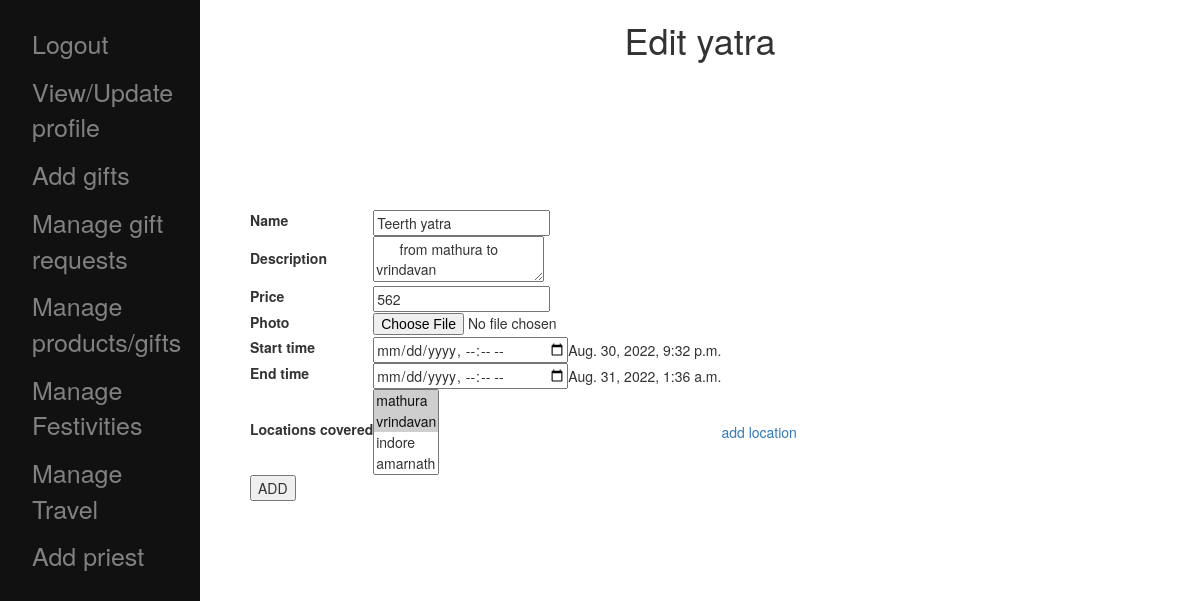
The app's page /adminn/edit_yatra/2 with its own data.
### main_app/models.py (models this page shows, shortened)
class travel(models.Model):
    name=models.CharField(max_length=50)
    description=models.TextField()
    start_date=models.DateTimeField()
    end_date=models.DateTimeField()
    price=models.IntegerField()
    locations_covered=models.ManyToManyField(location)
    photo=models.ImageField(null=True)

### main_app/views.py (the view, shortened to what this page needs)
# urls.py: path('adminn/edit_yatra/<int:pid>',views.edit_yatra_admin),
def edit_yatra_admin(request,pid):
    yatra=travel.objects.get(id=int(pid))
    all_locations=location.objects.all()
    yatra_locations=yatra.locations_covered.all()
    other_locations=[]
    for locat in all_locations:
        if locat not in yatra_locations:
            other_locations.append(locat)
    return render(request,'admin/edit_yatra.html',{'yatra':yatra,'other_locations':other_locations})

### templates/admin/edit_yatra.html (shortened to what this page needs)
{% extends 'addons/sidenav.html'%}
{% block mymessage %}
      <div class="main">
           <h1 style="text-align:center">Edit yatra</h1>
           <table style="margin-left:5%;">
    <form method="post" enctype="multipart/form-data" >
      <tr>
        <td><label for="name"> Name</label></td>
        <td><input type="text" name="name" id="name" value="{{yatra.name}}" required ></td> <br></tr>
        <tr>
          <td><label for="description"> Description</label></td>
            <td><textarea name="description" id="name"  required> {{yatra.description}}</textarea></td> <br></tr>
        <tr>
              <td><label for="price"> Price</label></td>
                <td><input type="number" name="price" id="name" value="{{yatra.price}}" required > </td><br></tr>
        <tr>
          <td><label for="photo"> Photo</label></td>
            <td><input type="file" name="photo" id="name" value="{{yatra.photo}}"  ></td> <br>
      </tr>
      <tr>
        <td><label for="start"> Start time</label></td>
          <td><input type="datetime-local" name="start" id="name" value="{{yatra.start_date}}" >{{yatra.start_date}}</td> <br>
    </tr>
    <tr>
        <td><label for="end"> End time</label></td>
          <td><input type="datetime-local" name="end" id="name" value="{{yatra.end_date}}"  >{{yatra.end_date}}</td> <br>
    </tr>
      <tr>
        <td><label for="locations"> Locations covered</label></td>
          <td><select name="locations" id="name" multiple required >
            {% for location in yatra.locations_covered.all %}
            <option value="{{location.id}}" selected>{{location.city}}</option>
            {% endfor %}
            {% for location in other_locations %}
            <option value="{{location.id}}">{{location.city}}</option>
            {% endfor %}
          </td>
          <td><a href="/adminn/add_location">add location</a></td><br>
    </tr>
      <tr>
        <td><button type="submit">ADD</button></td>
      </tr>
    </form>
  </table>
</div>
{% endblock %}

### templates/addons/sidenav.html (style rules this page uses)
body { font-family: "Lato", sans-serif; }
.main { margin-left: 200px; }

### records on screen
travel: name "Teerth yatra", description "from mathura to vrindavan", price "562", start_date "Aug. 30, 2022, 9:32 p.m.", end_date "Aug. 31, 2022, 1:36 a.m."

### other values on screen
form field locations "mathura ☑ / vrindavan ☑ / indore / amarnath"
